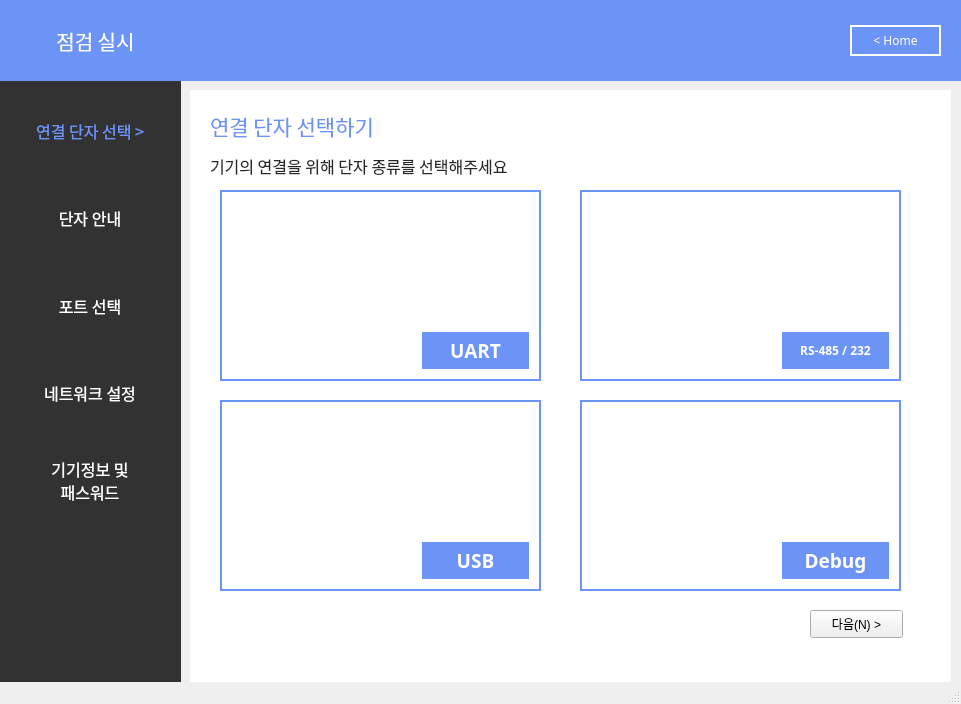
<?xml version="1.0" encoding="UTF-8"?>
<ui version="4.0">
 <class>MainWindow</class>
 <widget class="QMainWindow" name="MainWindow">
  <property name="geometry">
   <rect>
    <x>0</x>
    <y>0</y>
    <width>961</width>
    <height>704</height>
   </rect>
  </property>
  <property name="windowTitle">
   <string>MainWindow</string>
  </property>
  <widget class="QWidget" name="centralwidget">
   <widget class="QLabel" name="label_7">
    <property name="geometry">
     <rect>
      <x>0</x>
      <y>0</y>
      <width>1021</width>
      <height>81</height>
     </rect>
    </property>
    <property name="font">
     <font>
      <family>Gmarket Sans TTF</family>
      <pointsize>11</pointsize>
      <weight>50</weight>
      <bold>false</bold>
      <kerning>true</kerning>
     </font>
    </property>
    <property name="autoFillBackground">
     <bool>false</bool>
    </property>
    <property name="styleSheet">
     <string notr="true">background-color: rgb(108, 147, 246);
border-color: rgb(0, 0, 0);</string>
    </property>
    <property name="text">
     <string/>
    </property>
    <property name="scaledContents">
     <bool>false</bool>
    </property>
   </widget>
   <widget class="QLabel" name="label_5">
    <property name="geometry">
     <rect>
      <x>-10</x>
      <y>60</y>
      <width>191</width>
      <height>701</height>
     </rect>
    </property>
    <property name="font">
     <font>
      <family>Gmarket Sans TTF</family>
      <pointsize>16</pointsize>
      <weight>50</weight>
      <bold>false</bold>
      <kerning>true</kerning>
     </font>
    </property>
    <property name="autoFillBackground">
     <bool>false</bool>
    </property>
    <property name="styleSheet">
     <string notr="true">background-color: rgb(50, 50, 50);
border-color: rgb(0, 0, 0);</string>
    </property>
    <property name="text">
     <string/>
    </property>
    <property name="scaledContents">
     <bool>false</bool>
    </property>
    <property name="alignment">
     <set>Qt::AlignCenter</set>
    </property>
   </widget>
   <widget class="QLabel" name="label_8">
    <property name="geometry">
     <rect>
      <x>30</x>
      <y>15</y>
      <width>131</width>
      <height>51</height>
     </rect>
    </property>
    <property name="font">
     <font>
      <family>AppleSDGothicNeoM00</family>
      <pointsize>15</pointsize>
     </font>
    </property>
    <property name="styleSheet">
     <string notr="true">color : rgb(255, 255, 255)</string>
    </property>
    <property name="text">
     <string>점검 실시</string>
    </property>
    <property name="alignment">
     <set>Qt::AlignCenter</set>
    </property>
   </widget>
   <widget class="QPushButton" name="pushButton_3">
    <property name="geometry">
     <rect>
      <x>850</x>
      <y>25</y>
      <width>91</width>
      <height>31</height>
     </rect>
    </property>
    <property name="font">
     <font>
      <family>AppleSDGothicNeoM00</family>
      <pointsize>9</pointsize>
      <weight>50</weight>
      <bold>false</bold>
     </font>
    </property>
    <property name="cursor">
     <cursorShape>PointingHandCursor</cursorShape>
    </property>
    <property name="autoFillBackground">
     <bool>false</bool>
    </property>
    <property name="styleSheet">
     <string notr="true">background-color : rgb(108, 147, 246);
color : rgb(255,255,255);
border: 2px solid rgb(255,255,255)</string>
    </property>
    <property name="text">
     <string>&lt; Home</string>
    </property>
    <property name="autoDefault">
     <bool>false</bool>
    </property>
    <property name="default">
     <bool>false</bool>
    </property>
    <property name="flat">
     <bool>false</bool>
    </property>
   </widget>
   <widget class="QWidget" name="verticalLayoutWidget">
    <property name="geometry">
     <rect>
      <x>10</x>
      <y>90</y>
      <width>160</width>
      <height>431</height>
     </rect>
    </property>
    <layout class="QVBoxLayout" name="verticalLayout">
     <item>
      <widget class="QLabel" name="label">
       <property name="font">
        <font>
         <family>AppleSDGothicNeoM00</family>
         <pointsize>12</pointsize>
         <weight>50</weight>
         <bold>false</bold>
        </font>
       </property>
       <property name="autoFillBackground">
        <bool>false</bool>
       </property>
       <property name="styleSheet">
        <string notr="true">color:rgb(108, 147, 246)</string>
       </property>
       <property name="text">
        <string>연결 단자 선택 &gt;</string>
       </property>
       <property name="alignment">
        <set>Qt::AlignCenter</set>
       </property>
      </widget>
     </item>
     <item>
      <widget class="QLabel" name="label_3">
       <property name="font">
        <font>
         <family>AppleSDGothicNeoM00</family>
         <pointsize>12</pointsize>
        </font>
       </property>
       <property name="autoFillBackground">
        <bool>false</bool>
       </property>
       <property name="styleSheet">
        <string notr="true">color:rgb(255, 255, 255)</string>
       </property>
       <property name="text">
        <string>단자 안내</string>
       </property>
       <property name="alignment">
        <set>Qt::AlignCenter</set>
       </property>
      </widget>
     </item>
     <item>
      <widget class="QLabel" name="label_2">
       <property name="font">
        <font>
         <family>AppleSDGothicNeoM00</family>
         <pointsize>12</pointsize>
        </font>
       </property>
       <property name="autoFillBackground">
        <bool>false</bool>
       </property>
       <property name="styleSheet">
        <string notr="true">color:rgb(255, 255, 255)</string>
       </property>
       <property name="text">
        <string>포트 선택</string>
       </property>
       <property name="alignment">
        <set>Qt::AlignCenter</set>
       </property>
      </widget>
     </item>
     <item>
      <widget class="QLabel" name="label_4">
       <property name="font">
        <font>
         <family>AppleSDGothicNeoM00</family>
         <pointsize>12</pointsize>
        </font>
       </property>
       <property name="autoFillBackground">
        <bool>false</bool>
       </property>
       <property name="styleSheet">
        <string notr="true">color:rgb(255, 255, 255)</string>
       </property>
       <property name="text">
        <string>네트워크 설정</string>
       </property>
       <property name="alignment">
        <set>Qt::AlignCenter</set>
       </property>
      </widget>
     </item>
     <item>
      <widget class="QLabel" name="label_15">
       <property name="font">
        <font>
         <family>AppleSDGothicNeoM00</family>
         <pointsize>12</pointsize>
        </font>
       </property>
       <property name="autoFillBackground">
        <bool>false</bool>
       </property>
       <property name="styleSheet">
        <string notr="true">color:rgb(255, 255, 255)</string>
       </property>
       <property name="text">
        <string>기기정보 및
패스워드</string>
       </property>
       <property name="alignment">
        <set>Qt::AlignCenter</set>
       </property>
      </widget>
     </item>
    </layout>
   </widget>
   <widget class="QLabel" name="label_6">
    <property name="geometry">
     <rect>
      <x>190</x>
      <y>90</y>
      <width>761</width>
      <height>611</height>
     </rect>
    </property>
    <property name="font">
     <font>
      <family>Gmarket Sans TTF</family>
      <pointsize>16</pointsize>
      <weight>50</weight>
      <bold>false</bold>
      <kerning>true</kerning>
     </font>
    </property>
    <property name="autoFillBackground">
     <bool>false</bool>
    </property>
    <property name="styleSheet">
     <string notr="true">background-color: rgb(255,255,255);
border-color: rgb(0, 0, 0);</string>
    </property>
    <property name="text">
     <string/>
    </property>
    <property name="scaledContents">
     <bool>false</bool>
    </property>
    <property name="alignment">
     <set>Qt::AlignCenter</set>
    </property>
   </widget>
   <widget class="QLabel" name="label_9">
    <property name="geometry">
     <rect>
      <x>210</x>
      <y>110</y>
      <width>241</width>
      <height>31</height>
     </rect>
    </property>
    <property name="font">
     <font>
      <family>AppleSDGothicNeoM00</family>
      <pointsize>16</pointsize>
     </font>
    </property>
    <property name="autoFillBackground">
     <bool>false</bool>
    </property>
    <property name="styleSheet">
     <string notr="true">color:rgb(108,147,246)</string>
    </property>
    <property name="text">
     <string>연결 단자 선택하기</string>
    </property>
    <property name="alignment">
     <set>Qt::AlignLeading|Qt::AlignLeft|Qt::AlignVCenter</set>
    </property>
   </widget>
   <widget class="QLabel" name="label_10">
    <property name="geometry">
     <rect>
      <x>210</x>
      <y>150</y>
      <width>391</width>
      <height>31</height>
     </rect>
    </property>
    <property name="font">
     <font>
      <family>AppleSDGothicNeoM00</family>
      <pointsize>12</pointsize>
     </font>
    </property>
    <property name="autoFillBackground">
     <bool>false</bool>
    </property>
    <property name="styleSheet">
     <string notr="true">color:rgb(40,40,40)</string>
    </property>
    <property name="text">
     <string>기기의 연결을 위해 단자 종류를 선택해주세요</string>
    </property>
    <property name="alignment">
     <set>Qt::AlignLeading|Qt::AlignLeft|Qt::AlignVCenter</set>
    </property>
   </widget>
   <widget class="QPushButton" name="pushButton_4">
    <property name="geometry">
     <rect>
      <x>220</x>
      <y>190</y>
      <width>321</width>
      <height>191</height>
     </rect>
    </property>
    <property name="font">
     <font>
      <family>AppleSDGothicNeoM00</family>
      <pointsize>9</pointsize>
      <weight>50</weight>
      <bold>false</bold>
     </font>
    </property>
    <property name="cursor">
     <cursorShape>PointingHandCursor</cursorShape>
    </property>
    <property name="autoFillBackground">
     <bool>false</bool>
    </property>
    <property name="styleSheet">
     <string notr="true">border: 2px solid rgb(108,147,246)</string>
    </property>
    <property name="text">
     <string/>
    </property>
    <property name="autoDefault">
     <bool>false</bool>
    </property>
    <property name="default">
     <bool>false</bool>
    </property>
    <property name="flat">
     <bool>false</bool>
    </property>
   </widget>
   <widget class="QLabel" name="label_11">
    <property name="geometry">
     <rect>
      <x>230</x>
      <y>200</y>
      <width>171</width>
      <height>171</height>
     </rect>
    </property>
    <property name="sizePolicy">
     <sizepolicy hsizetype="Preferred" vsizetype="Preferred">
      <horstretch>0</horstretch>
      <verstretch>0</verstretch>
     </sizepolicy>
    </property>
    <property name="font">
     <font>
      <pointsize>2</pointsize>
     </font>
    </property>
    <property name="text">
     <string/>
    </property>
    <property name="textFormat">
     <enum>Qt::AutoText</enum>
    </property>
    <property name="pixmap">
     <pixmap>uart.png</pixmap>
    </property>
    <property name="scaledContents">
     <bool>true</bool>
    </property>
    <property name="alignment">
     <set>Qt::AlignCenter</set>
    </property>
   </widget>
   <widget class="QPushButton" name="pushButton_5">
    <property name="geometry">
     <rect>
      <x>580</x>
      <y>190</y>
      <width>321</width>
      <height>191</height>
     </rect>
    </property>
    <property name="font">
     <font>
      <family>AppleSDGothicNeoM00</family>
      <pointsize>9</pointsize>
      <weight>50</weight>
      <bold>false</bold>
     </font>
    </property>
    <property name="cursor">
     <cursorShape>PointingHandCursor</cursorShape>
    </property>
    <property name="autoFillBackground">
     <bool>false</bool>
    </property>
    <property name="styleSheet">
     <string notr="true">border: 2px solid rgb(108,147,246)</string>
    </property>
    <property name="text">
     <string/>
    </property>
    <property name="autoDefault">
     <bool>false</bool>
    </property>
    <property name="default">
     <bool>false</bool>
    </property>
    <property name="flat">
     <bool>false</bool>
    </property>
   </widget>
   <widget class="QPushButton" name="pushButton_6">
    <property name="geometry">
     <rect>
      <x>220</x>
      <y>400</y>
      <width>321</width>
      <height>191</height>
     </rect>
    </property>
    <property name="font">
     <font>
      <family>AppleSDGothicNeoM00</family>
      <pointsize>9</pointsize>
      <weight>50</weight>
      <bold>false</bold>
     </font>
    </property>
    <property name="cursor">
     <cursorShape>PointingHandCursor</cursorShape>
    </property>
    <property name="autoFillBackground">
     <bool>false</bool>
    </property>
    <property name="styleSheet">
     <string notr="true">border: 2px solid rgb(108,147,246)</string>
    </property>
    <property name="text">
     <string/>
    </property>
    <property name="autoDefault">
     <bool>false</bool>
    </property>
    <property name="default">
     <bool>false</bool>
    </property>
    <property name="flat">
     <bool>false</bool>
    </property>
   </widget>
   <widget class="QPushButton" name="pushButton_7">
    <property name="geometry">
     <rect>
      <x>580</x>
      <y>400</y>
      <width>321</width>
      <height>191</height>
     </rect>
    </property>
    <property name="font">
     <font>
      <family>AppleSDGothicNeoM00</family>
      <pointsize>9</pointsize>
      <weight>50</weight>
      <bold>false</bold>
     </font>
    </property>
    <property name="cursor">
     <cursorShape>PointingHandCursor</cursorShape>
    </property>
    <property name="autoFillBackground">
     <bool>false</bool>
    </property>
    <property name="styleSheet">
     <string notr="true">border: 2px solid rgb(108,147,246)</string>
    </property>
    <property name="text">
     <string/>
    </property>
    <property name="autoDefault">
     <bool>false</bool>
    </property>
    <property name="default">
     <bool>false</bool>
    </property>
    <property name="flat">
     <bool>false</bool>
    </property>
   </widget>
   <widget class="QPushButton" name="pushButton_8">
    <property name="geometry">
     <rect>
      <x>420</x>
      <y>330</y>
      <width>111</width>
      <height>41</height>
     </rect>
    </property>
    <property name="font">
     <font>
      <family>AppleSDGothicNeoM00</family>
      <pointsize>14</pointsize>
      <weight>75</weight>
      <bold>true</bold>
     </font>
    </property>
    <property name="cursor">
     <cursorShape>PointingHandCursor</cursorShape>
    </property>
    <property name="autoFillBackground">
     <bool>false</bool>
    </property>
    <property name="styleSheet">
     <string notr="true">background-color : rgb(108, 147, 246);
color : rgb(255,255,255);
border: 2px solid rgb(255,255,255)</string>
    </property>
    <property name="text">
     <string>UART</string>
    </property>
    <property name="autoDefault">
     <bool>false</bool>
    </property>
    <property name="default">
     <bool>false</bool>
    </property>
    <property name="flat">
     <bool>false</bool>
    </property>
   </widget>
   <widget class="QPushButton" name="pushButton_9">
    <property name="geometry">
     <rect>
      <x>780</x>
      <y>330</y>
      <width>111</width>
      <height>41</height>
     </rect>
    </property>
    <property name="font">
     <font>
      <family>AppleSDGothicNeoM00</family>
      <pointsize>9</pointsize>
      <weight>75</weight>
      <bold>true</bold>
     </font>
    </property>
    <property name="cursor">
     <cursorShape>PointingHandCursor</cursorShape>
    </property>
    <property name="autoFillBackground">
     <bool>false</bool>
    </property>
    <property name="styleSheet">
     <string notr="true">background-color : rgb(108, 147, 246);
color : rgb(255,255,255);
border: 2px solid rgb(255,255,255)</string>
    </property>
    <property name="text">
     <string>RS-485 / 232</string>
    </property>
    <property name="autoDefault">
     <bool>false</bool>
    </property>
    <property name="default">
     <bool>false</bool>
    </property>
    <property name="flat">
     <bool>false</bool>
    </property>
   </widget>
   <widget class="QLabel" name="label_12">
    <property name="geometry">
     <rect>
      <x>610</x>
      <y>210</y>
      <width>151</width>
      <height>151</height>
     </rect>
    </property>
    <property name="sizePolicy">
     <sizepolicy hsizetype="Preferred" vsizetype="Preferred">
      <horstretch>0</horstretch>
      <verstretch>0</verstretch>
     </sizepolicy>
    </property>
    <property name="font">
     <font>
      <pointsize>2</pointsize>
     </font>
    </property>
    <property name="text">
     <string/>
    </property>
    <property name="textFormat">
     <enum>Qt::AutoText</enum>
    </property>
    <property name="pixmap">
     <pixmap>rs.png</pixmap>
    </property>
    <property name="scaledContents">
     <bool>true</bool>
    </property>
    <property name="alignment">
     <set>Qt::AlignCenter</set>
    </property>
   </widget>
   <widget class="QPushButton" name="pushButton_10">
    <property name="geometry">
     <rect>
      <x>420</x>
      <y>540</y>
      <width>111</width>
      <height>41</height>
     </rect>
    </property>
    <property name="font">
     <font>
      <family>AppleSDGothicNeoM00</family>
      <pointsize>14</pointsize>
      <weight>75</weight>
      <bold>true</bold>
     </font>
    </property>
    <property name="cursor">
     <cursorShape>PointingHandCursor</cursorShape>
    </property>
    <property name="autoFillBackground">
     <bool>false</bool>
    </property>
    <property name="styleSheet">
     <string notr="true">background-color : rgb(108, 147, 246);
color : rgb(255,255,255);
border: 2px solid rgb(255,255,255)</string>
    </property>
    <property name="text">
     <string>USB</string>
    </property>
    <property name="autoDefault">
     <bool>false</bool>
    </property>
    <property name="default">
     <bool>false</bool>
    </property>
    <property name="flat">
     <bool>false</bool>
    </property>
   </widget>
   <widget class="QLabel" name="label_13">
    <property name="geometry">
     <rect>
      <x>240</x>
      <y>410</y>
      <width>161</width>
      <height>161</height>
     </rect>
    </property>
    <property name="sizePolicy">
     <sizepolicy hsizetype="Preferred" vsizetype="Preferred">
      <horstretch>0</horstretch>
      <verstretch>0</verstretch>
     </sizepolicy>
    </property>
    <property name="font">
     <font>
      <pointsize>2</pointsize>
     </font>
    </property>
    <property name="text">
     <string/>
    </property>
    <property name="textFormat">
     <enum>Qt::AutoText</enum>
    </property>
    <property name="pixmap">
     <pixmap>usb.png</pixmap>
    </property>
    <property name="scaledContents">
     <bool>true</bool>
    </property>
    <property name="alignment">
     <set>Qt::AlignCenter</set>
    </property>
   </widget>
   <widget class="QPushButton" name="pushButton_11">
    <property name="geometry">
     <rect>
      <x>780</x>
      <y>540</y>
      <width>111</width>
      <height>41</height>
     </rect>
    </property>
    <property name="font">
     <font>
      <family>AppleSDGothicNeoM00</family>
      <pointsize>14</pointsize>
      <weight>75</weight>
      <bold>true</bold>
     </font>
    </property>
    <property name="cursor">
     <cursorShape>PointingHandCursor</cursorShape>
    </property>
    <property name="autoFillBackground">
     <bool>false</bool>
    </property>
    <property name="styleSheet">
     <string notr="true">background-color : rgb(108, 147, 246);
color : rgb(255,255,255);
border: 2px solid rgb(255,255,255)</string>
    </property>
    <property name="text">
     <string>Debug</string>
    </property>
    <property name="autoDefault">
     <bool>false</bool>
    </property>
    <property name="default">
     <bool>false</bool>
    </property>
    <property name="flat">
     <bool>false</bool>
    </property>
   </widget>
   <widget class="QLabel" name="label_14">
    <property name="geometry">
     <rect>
      <x>620</x>
      <y>430</y>
      <width>131</width>
      <height>131</height>
     </rect>
    </property>
    <property name="sizePolicy">
     <sizepolicy hsizetype="Preferred" vsizetype="Preferred">
      <horstretch>0</horstretch>
      <verstretch>0</verstretch>
     </sizepolicy>
    </property>
    <property name="font">
     <font>
      <pointsize>2</pointsize>
     </font>
    </property>
    <property name="text">
     <string/>
    </property>
    <property name="textFormat">
     <enum>Qt::AutoText</enum>
    </property>
    <property name="pixmap">
     <pixmap>debug.png</pixmap>
    </property>
    <property name="scaledContents">
     <bool>true</bool>
    </property>
    <property name="alignment">
     <set>Qt::AlignCenter</set>
    </property>
   </widget>
   <widget class="QPushButton" name="pushButton">
    <property name="geometry">
     <rect>
      <x>810</x>
      <y>610</y>
      <width>93</width>
      <height>28</height>
     </rect>
    </property>
    <property name="text">
     <string>다음(N) &gt;</string>
    </property>
   </widget>
   <zorder>label_5</zorder>
   <zorder>label_7</zorder>
   <zorder>label_8</zorder>
   <zorder>pushButton_3</zorder>
   <zorder>verticalLayoutWidget</zorder>
   <zorder>label_6</zorder>
   <zorder>label_9</zorder>
   <zorder>label_10</zorder>
   <zorder>pushButton_4</zorder>
   <zorder>label_11</zorder>
   <zorder>pushButton_5</zorder>
   <zorder>pushButton_6</zorder>
   <zorder>pushButton_7</zorder>
   <zorder>pushButton_8</zorder>
   <zorder>label_12</zorder>
   <zorder>pushButton_9</zorder>
   <zorder>pushButton_10</zorder>
   <zorder>label_13</zorder>
   <zorder>pushButton_11</zorder>
   <zorder>label_14</zorder>
   <zorder>pushButton</zorder>
  </widget>
  <widget class="QMenuBar" name="menubar">
   <property name="geometry">
    <rect>
     <x>0</x>
     <y>0</y>
     <width>961</width>
     <height>26</height>
    </rect>
   </property>
  </widget>
  <widget class="QStatusBar" name="statusbar"/>
 </widget>
 <resources/>
 <connections/>
</ui>
